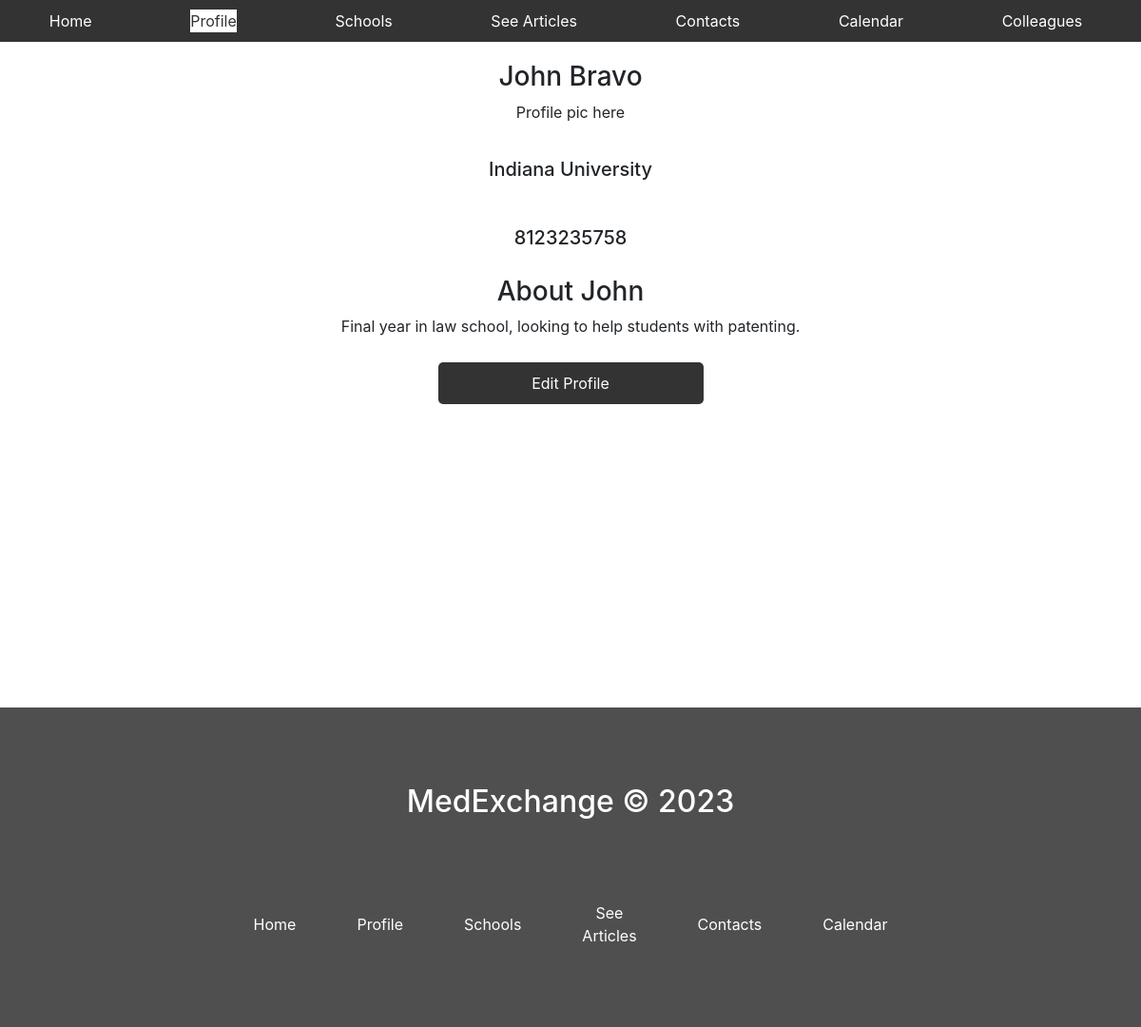
The app's page /profile.php with its own data.
### tables this page shows
CREATE TABLE user (
userID INT auto_increment NOT NULL,
fname VARCHAR(30) NOT NULL,
lname VARCHAR(30) NOT NULL,
address VARCHAR(50),
phone VARCHAR(15),
school VARCHAR(50),
about VARCHAR(300),
PRIMARY KEY (userID)
);

### profile.php (the view, shortened to what this page needs)
<!DOCTYPE html>
<html lang="en">
<head>
    <link rel="stylesheet" href="styles.css">
    <link rel="stylesheet" href="https://cdn.jsdelivr.net/npm/bootstrap@4.0.0/dist/css/bootstrap.min.css">
</head>
<body>
    <div class="nav">
        <a href="home.php">Home</a>
        <a class='active' href="profile.php">Profile</a>
        <a href="schools.php">Schools</a>
        <a href="newsArticle.php">See Articles</a>
        <a href="contacts.php">Contacts</a>
        <a href="calendarFC.php">Calendar</a>
        <a href="colleagues.php">Colleagues</a>
    </div>
<?php
$conn = mysqli_connect('db.luddy.indiana.edu','i494f22_team48','my+sql=i494f22_team48','i494f22_team48');
$sql = "SELECT * from user WHERE userID = 1000";
$result = mysqli_query($conn, $sql);
$user = mysqli_fetch_assoc($result);
?>
<div class="wrapper">
<div class="container text-align center">
    <div class="row">
        <div class="col">
            <h3><?php echo $user['fname'] . " " . $user['lname']; ?></h3>
        </div>
    </div>
    <div class="row">
        <div class="col">
            <p>Profile pic here</p>
        </div>
    </div>
    <div class="row">
        <div class="col">
            <h5><?php echo $user['school']; ?></h5>
        </div>
    </div>
    <div class="row">
        <div class="col">
        </div>
    </div>
    <div class="row">
        <div class="col">
            <h5><?php echo $user['phone']; ?></h5>
        </div>
    </div>
    <div class="row">
        <div class="col">
            <h3>About <?php echo $user['fname']; ?></h3>
            <p><?php echo $user['about']; ?></p>
        </div>
    </div>
    <form action='editProfile.php' method='post'>
        <input type="submit" value="Edit Profile">
    </form>
</div>
<div class="push"></div>
</div>
<footer>
   <div class='footer-container'>
      <div class='footer'>
         <div class='footer-heading'>
            <h2>MedExchange &copy; 2023</h2>
         </div>
      </div>
      <div class='footer'>
         <div class='footer-heading footer'>
            <a href="home.php">Home</a>
         </div>
         <div class='footer-heading footer'>
            <a href="profile.php">Profile</a>
         </div>
         <div class='footer-heading footer'>
            <a href="schools.php">Schools</a>
         </div>
         <div class='footer-heading footer'>
            <a href="newsArticle.php">See Articles</a>
         </div>
         <div class='footer-heading footer'>
            <a href="contacts.php">Contacts</a>
         </div>
         <div class='footer-heading footer'>
            <a href="calendar.php">Calendar</a>
         </div>
      </div>
   </div>
</footer>
</body>
</html>

### styles.css (style rules this page uses)
.nav { display: flex; justify-content: space-around; align-items: center; background-color: #333; color: #fff; padding: 10px; }
.nav a { color: #fff; text-decoration: none; }
.nav .active { background-color: #fff; color: #333; }
input[type=submit] { width: 100%; background-color: #4CAF50; color: white; padding: 14px 20px; margin: 8px 0; border: none; border-radius: 4px; cursor: pointer; }
* { padding: 0; margin: 0; box-sizing: border-box; }
.footer-container { background-color: rgb(79, 79, 79); padding:4rem 0 4rem 0; }
.footer { width: 40%; height: 10vh; background-color: rgb(79, 79, 79); color: #fff; display: flex; justify-content: center; margin: 1rem auto; }
.footer-heading { display: flex; flex-direction: column; margin-right: 2rem; margin-left: 2rem; text-align: center; }
.footer-heading h2 { margin-bottom: 0.5rem; }
.footer-heading a { color: #fff; text-decoration: none; margin-bottom: 0.5rem; }

### profile.php (style rules this page uses)
html, body { height: 100%; margin: 0; }
.wrapper { min-height:100%; margin-bottom: -100px; }
.foot, .push { height: 100px; }
.container { width: 80%; margin: 0 auto; text-align: center; }
h3, h5 { margin-top: 20px; }
input[type="submit"] { width: 30%; padding: 10px; margin: 10px 0; background-color: #333; border: none; border-radius: 5px; font-size: 16px; color: #fff; }

### records on screen
user: fname "John", lname "Bravo", school "Indiana University", phone "8123235758", about "Final year in law school, looking to help students with patenting."
